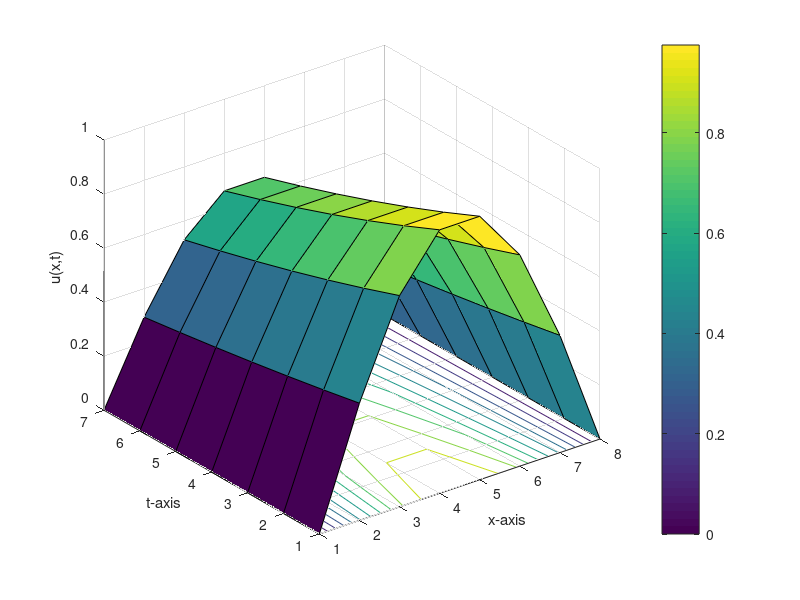
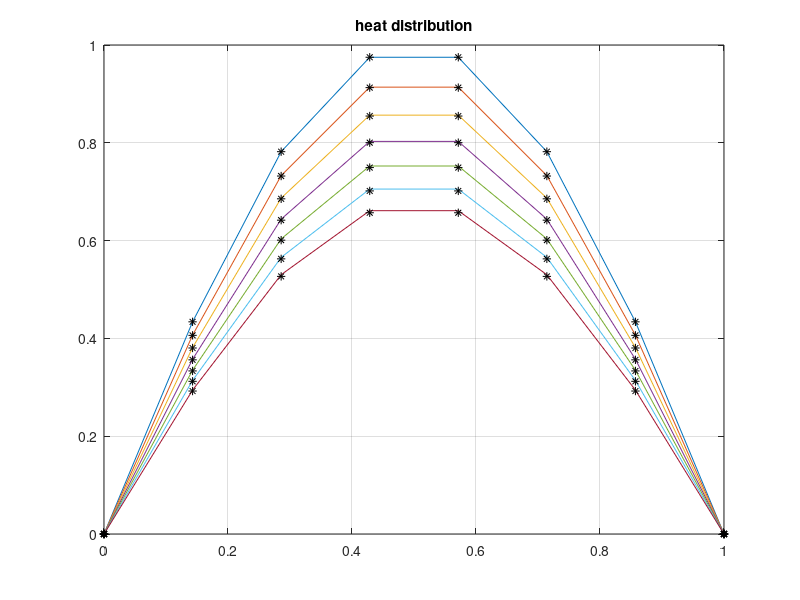

Write MATLAB code to recreate these figures, in order.
% Use the Crank-Nicolson method to approximate the solution of the heat
% equation
%
% du/dt = d^2u/dx^2,   0 < x < 1,  0 < t,
% u(0,t) = u(1,t) = 0,
% u(x,0) = sin(pi*x)
%
% and compare the result to the actual solution
% u(x,t) = exp(-pi^2*t)*sin(pi*x)

function crank1
clc
clf
clear all
c=1;
a=0;
b=1;
tf=0.04;
n=8;
m=7;
C1=0;
C2=0;
h=(b-a)/(n-1);
k=(tf-0)/(m-1);
r=(c^2*k)/(h^2);
s1=2+(2/r);
s2=(2/r)-2;
u=zeros(n,m);
for j=1:m
    u(1,j)=C1;
    u(n,j)=C2;
end
for i=2:n-1
    u(i,1)=f(a+(i-1)*h);
end
A(1,1)=1;
for j=2:m
    for i=2:n-1
        F(1,j-1)=C1;
        F(i,j-1)=u(i-1,j-1)+s2*u(i,j-1)+u(i+1,j-1);
        F(n,j-1)=C2;
        A(1,1)=1;
        A(i,i-1)=-1;
        A(i,i)=s1;
        A(i,i+1)=-1;
        A(n,n)=1;
    end
    u(:,j)=inv(A)*F(:,j-1);
end
disp('Result=')
num2str(u')
figure (1)
surfc(u')
colorbar
grid on
xlabel('x-axis');
ylabel('t-axis');
zlabel('u(x,t)');
hold off
figure(2)
x=linspace(a, b, n);
plot(x,u)
title('heat distribution');
hold on
grid on
for j=1:m
    plot(x,g(x,(j-1)*k),'*k')
end
function z=f(x)
z=sin(x*pi);
function z=g(x,t)
z=exp(-pi^2*t)*sin(pi*x);
